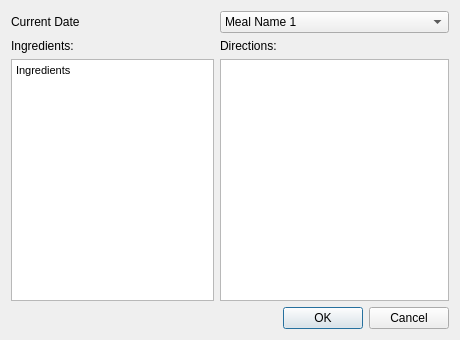
<?xml version="1.0" encoding="UTF-8"?>
<ui version="4.0">
 <class>ViewMealDetails</class>
 <widget class="QDialog" name="ViewMealDetails">
  <property name="geometry">
   <rect>
    <x>0</x>
    <y>0</y>
    <width>460</width>
    <height>340</height>
   </rect>
  </property>
  <property name="windowTitle">
   <string>Dialog</string>
  </property>
  <layout class="QGridLayout" name="gridLayout">
   <item row="0" column="2">
    <widget class="QComboBox" name="MealsComboBox">
     <item>
      <property name="text">
       <string>Meal Name 1</string>
      </property>
     </item>
     <item>
      <property name="text">
       <string>Meal Name 2</string>
      </property>
     </item>
    </widget>
   </item>
   <item row="1" column="0">
    <widget class="QLabel" name="IngredientsLabel">
     <property name="text">
      <string>Ingredients:</string>
     </property>
    </widget>
   </item>
   <item row="1" column="2">
    <widget class="QLabel" name="DirectionsLabel">
     <property name="text">
      <string>Directions:</string>
     </property>
    </widget>
   </item>
   <item row="2" column="0" colspan="2">
    <widget class="QTextBrowser" name="IngredientTextBrowser">
     <property name="html">
      <string>&lt;!DOCTYPE HTML PUBLIC &quot;-//W3C//DTD HTML 4.0//EN&quot; &quot;http://www.w3.org/TR/REC-html40/strict.dtd&quot;&gt;
&lt;html&gt;&lt;head&gt;&lt;meta name=&quot;qrichtext&quot; content=&quot;1&quot; /&gt;&lt;style type=&quot;text/css&quot;&gt;
p, li { white-space: pre-wrap; }
&lt;/style&gt;&lt;/head&gt;&lt;body style=&quot; font-family:'MS Shell Dlg 2'; font-size:8pt; font-weight:400; font-style:normal;&quot;&gt;
&lt;p style=&quot; margin-top:0px; margin-bottom:0px; margin-left:0px; margin-right:0px; -qt-block-indent:0; text-indent:0px;&quot;&gt;&lt;span style=&quot; font-size:8.25pt;&quot;&gt;Ingredients&lt;/span&gt;&lt;/p&gt;&lt;/body&gt;&lt;/html&gt;</string>
     </property>
    </widget>
   </item>
   <item row="2" column="2">
    <widget class="QTextBrowser" name="DirectionsTextBrowser"/>
   </item>
   <item row="3" column="1" colspan="2">
    <widget class="QDialogButtonBox" name="buttonBox">
     <property name="orientation">
      <enum>Qt::Horizontal</enum>
     </property>
     <property name="standardButtons">
      <set>QDialogButtonBox::Cancel|QDialogButtonBox::Ok</set>
     </property>
    </widget>
   </item>
   <item row="0" column="0">
    <widget class="QLabel" name="CurrentDateLabel">
     <property name="text">
      <string>Current Date</string>
     </property>
    </widget>
   </item>
  </layout>
 </widget>
 <resources/>
 <connections>
  <connection>
   <sender>buttonBox</sender>
   <signal>accepted()</signal>
   <receiver>ViewMealDetails</receiver>
   <slot>accept()</slot>
   <hints>
    <hint type="sourcelabel">
     <x>248</x>
     <y>254</y>
    </hint>
    <hint type="destinationlabel">
     <x>157</x>
     <y>274</y>
    </hint>
   </hints>
  </connection>
  <connection>
   <sender>buttonBox</sender>
   <signal>rejected()</signal>
   <receiver>ViewMealDetails</receiver>
   <slot>reject()</slot>
   <hints>
    <hint type="sourcelabel">
     <x>316</x>
     <y>260</y>
    </hint>
    <hint type="destinationlabel">
     <x>286</x>
     <y>274</y>
    </hint>
   </hints>
  </connection>
 </connections>
</ui>
